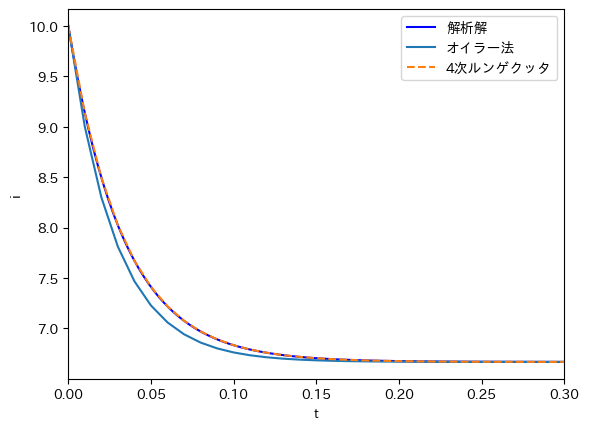

Python code for this plot:
#3-7
import numpy as np
import math
import sympy as sym
import matplotlib.pyplot as plt
import japanize_matplotlib

#オイラー法
def EulerMethod(t_val, i_val, h, t_max, f, t, i):
    j = 0
    while(True):
        if(t_val[j] >= t_max):
            break
        i_val.append(i_val[j] + h * f.subs([(t, t_val[j]), (i, i_val[j])]))
        t_val.append(t_val[j] + h)
        j += 1

#4次ルンゲクッタ
def RungeKuttaMethod4(t_val, i_val, h, t_max, f, t, i):
    j = 0
    while(True):
        k1 = h * f.subs([(t, t_val[j]), (i, i_val[j])])
        k2 = h * f.subs([(t, t_val[j] + h/2), (i, i_val[j] + k1/2)])
        k3 = h * f.subs([(t, t_val[j] + h/2), (i, i_val[j] + k2/2)])
        k4 = h * f.subs([(t, t_val[j] + h), (i, i_val[j] + k3)])

        if(t_val[j] >= t_max):
            break

        i_val.append(i_val[j] + (k1 + 2*k2 + 2*k3 + k4)/6)
        t_val.append(t_val[j] + h)

        j += 1

def error(est, act): #誤差率を求める関数
    return abs(100 * (est - act) / act)

def main():
    E = 100
    R = 15
    r = 10
    L = 500e-3
    t_val = [[0], [0]]
    i_val = [[E/r], [E/r]]
    h = 0.01
    t_max = 0.3
    t_min = 0
    t = sym.symbols("t")
    i = sym.symbols("i")
    f = (E - (R * i)) / L
    EulerMethod(t_val[0], i_val[0], h, t_max, f, t, i)
    RungeKuttaMethod4(t_val[1], i_val[1], h, t_max, f, t, i)

    #グラフ
    at=sym.symbols('at')
    expr=E/R + (E/r - E/R) * sym.exp(-R*at/L)
    expr_func=sym.lambdify(at,expr,"numpy")
    px=np.linspace(t_min,t_max, 100)
    py=expr_func(px)

    plt.plot(px,py,color="blue",label=r'解析解')
    plt.plot(t_val[0],i_val[0],label=r'オイラー法')
    plt.plot(t_val[1],i_val[1],"--",label=r'4次ルンゲクッタ')

    plt.xlabel("t")
    plt.ylabel("i")

    plt.xlim(t_min, t_max)

    plt.legend()
    plt.show()

    #局所誤差
    px = np.linspace(t_min, t_max, int(t_max/h+1))
    py = expr_func(px)
    print("解析解と各アルゴリズムとの局所誤差: ")
    print("  t   |   オイラー法    | 4次ルンゲクッタ |")
    print("-------------------------------------------")
    for i in range(len(py)):
        print(f"{px[i]: <5.2f}", end = " | ")
        for j in range(len(i_val)):
            print(f"{error(py[i], i_val[j][i]):<14.6f}", end = "% | ")
        print()

if __name__ == "__main__":
    main()
